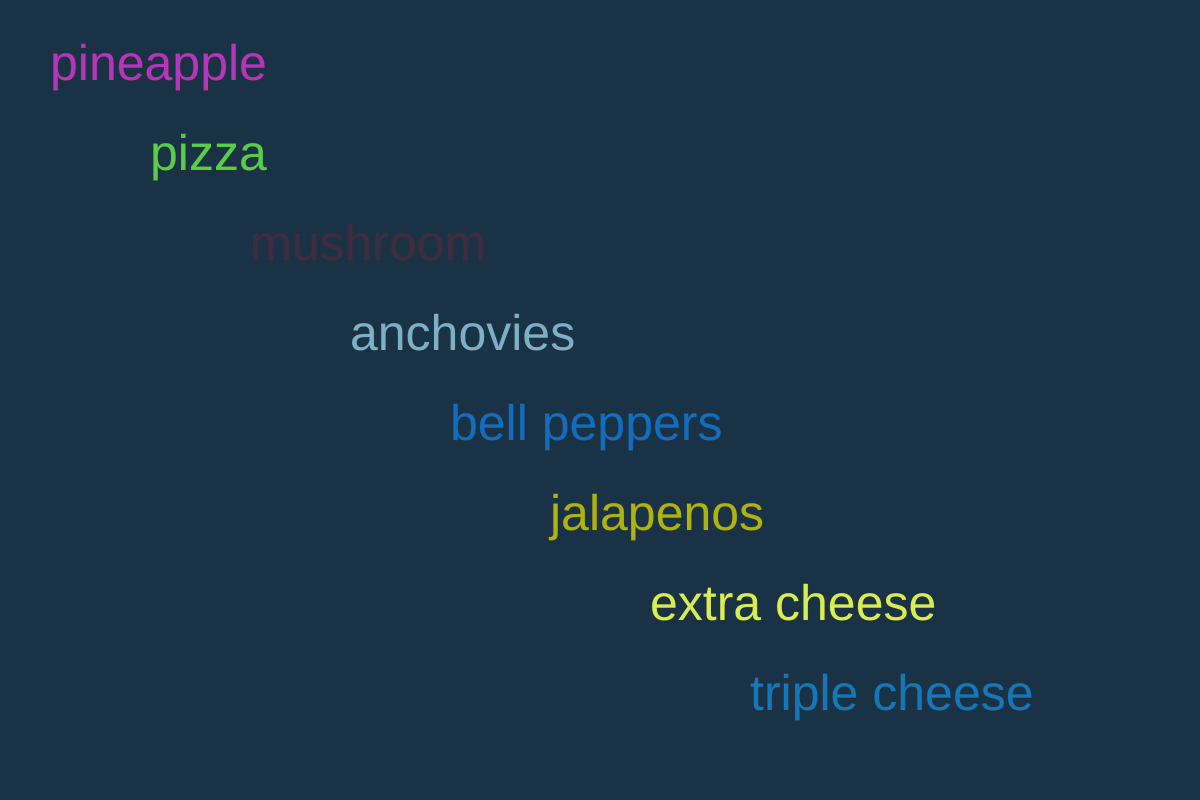
Frame 1 (no input)
Frame 60 (no input): identical to frame 1, image omitted
Frame 120 (the mouse pressed at the canvas centre since frame 60): identical to frame 1, image omitted

The p5.js sketch that drew this single still picture (run headless with seeded random() and noise() and a simulated clock; from frame 60 on, the mouse is pressed at the canvas centre):

// p5.js sketch
// ── sketch.js
/*
Driver: Raiyan
Typer: Eli
*/

var toppings = ["pineapple", "pizza", "mushroom","anchovies", "bell peppers", "jalapenos","extra cheese","triple cheese"];//array playlist



function setup(){
  createCanvas(1200,800);//creates canvas and its size
  background(25, 50, 70);
  
  
  
  for (i = 0; i < 8; i++){
  console.log(toppings[i]);
  stroke(50);
  fill(random(255), random(255), random(255));
  textSize(50);
  
  
  text(toppings[i], i * 100 + 50, i * 90 + 80);
  
  }
}


function draw(){
  var x = 0
  while (x<=width && x > 800)
  x = x + 20
  
  
}
